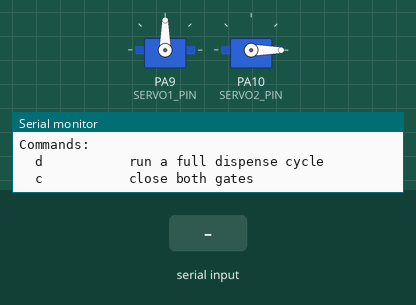
Recording of a sketch running on a simulated STM32 Blue Pill. On the bench: 2 × servo, the last lines printed to the serial monitor. The inputs (shaded band) are chosen by the test bench.

Above: at 1.2 s.
1.3 s: "d" received over Serial
At 1.8 s:
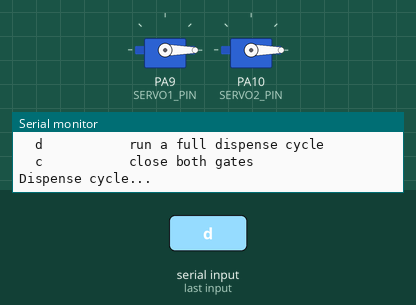
At 3.5 s:
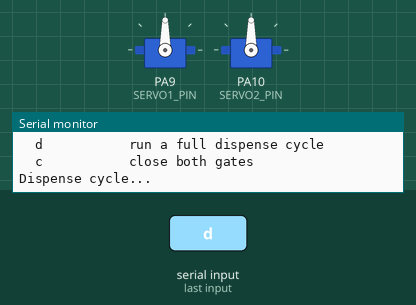
4.3 s: "c" received over Serial
Timing chart, 0 to 7.3 s (numbered marks = the images above; inputs shaded):
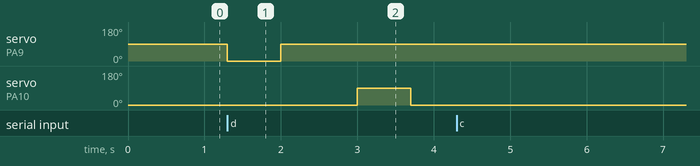

The sketch:

dispenser.ino
```cpp
//servo test code
#include <Servo.h>

// ---- Pin assignments ----
const int SERVO1_PIN = 9;   // upper gate (isolates one seed)
const int SERVO2_PIN = 10;  // lower gate (releases into tube)

Servo gateUpper;
Servo gateLower;

// ---- Tune these once you find the right angles ----
int upperClosed = 90;
int upperOpen   = 0;
int lowerClosed = 0;
int lowerOpen   = 90;

void setup() {
  Serial.begin(115200);
  while (!Serial && millis() < 3000);

  gateUpper.attach(SERVO1_PIN);
  gateLower.attach(SERVO2_PIN);

  // Start with both gates closed
  gateUpper.write(upperClosed);
  gateLower.write(lowerClosed);

  Serial.println(F("SG90 Seed Dispenser test"));
  Serial.println(F("Commands:"));
  Serial.println(F("  d           run a full dispense cycle"));
  Serial.println(F("  c           close both gates"));
}

// ---- Full dispense cycle: trap one seed, then drop it ----
void dispenseOne() {
  Serial.println(F("Dispense cycle..."));

  // 1. Open upper gate -> seed falls into the chamber
  gateUpper.write(upperOpen);
  delay(700);

  // 2. Close upper gate -> seed is trapped between gates
  gateUpper.write(upperClosed);
  delay(1000);

  // 3. Open lower gate -> seed drops out
  gateLower.write(lowerOpen);
  delay(700);

  // 4. Close lower gate -> ready for next seed
  gateLower.write(lowerClosed);
  delay(500);

  Serial.println(F("Done."));
}

void loop() {
  if (!Serial.available()) return;

  char cmd = Serial.read();

  if (cmd == 'd'){
    dispenseOne();
  } else if (cmd == 'c'){
    gateUpper.write(upperClosed);
    gateLower.write(lowerClosed);
    Serial.println(F("Both gates closed."));
  }
}
```

Measured:
- after the input at 1.3 s, servo on PA9 (SERVO1_PIN): 90° → 0° at once, → 90° 0.70 s later; servo on PA10 (SERVO2_PIN): 0° → 90° after 1.7 s, → 0° 0.70 s later
